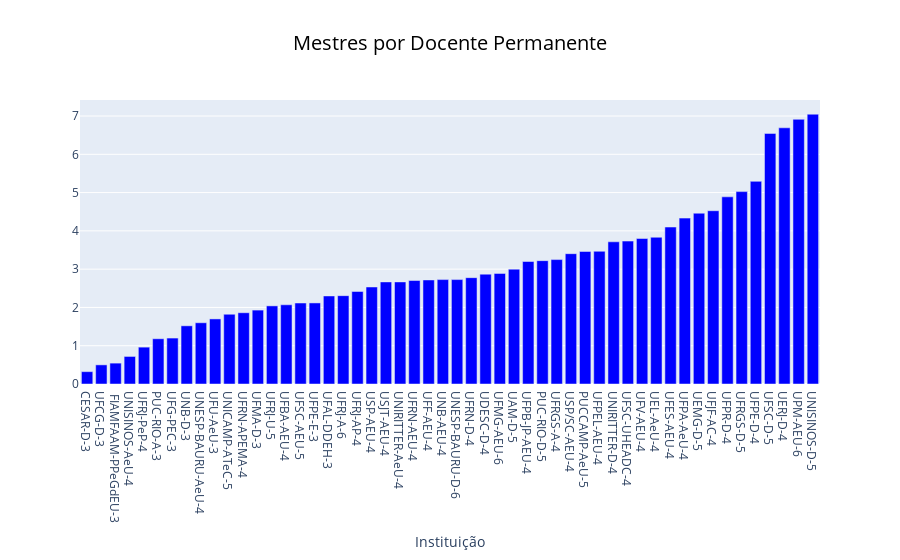

Write notebook code for a chart like this one.
### Code cell
make_chart(mestres_permanente, 'Mestres por Docente Permanente')

### Figure 1 — Plotly figure (JSON) as saved in the notebook; plotly's stock layout.template omitted (floating-point values rounded to 4 significant figures)
{"data": [{"marker": {"color": "#0000FF"}, "type": "bar", "x": ["CESAR-D-3", "UFCG-D-3", " FIAMFAAM-PPeGdEU-3", "UNISINOS-AeU-4", "UFRJ-PeP-4", "PUC-RIO-A-3", "UFG-PEC-3", "UNB-D-3", "UNESP-BAURU-AeU-4", "UFU-AeU-3", "UNICAMP-ATeC-5", "UFRN-APEMA-4", "UFMA-D-3", "UFRJ-U-5", "UFBA-AEU-4", "UFSC-AEU-5", "UFPE-E-3", "UFAL-DDEH-3", "UFRJ-A-6", "UFRJ-AP-4", "USP-AEU-4", "USJT-AEU-4", "UNIRITTER-AeU-4", "UFRN-AEU-4", "UFF-AEU-4", "UNB-AEU-4", "UNESP-BAURU-D-6", "UFRN-D-4", "UDESC-D-4", "UFMG-AEU-6", "UAM-D-5", "UFPB-JP-AEU-4", "PUC-RIO-D-5", "UFRGS-A-4", "USP/SC-AEU-4", "PUCCAMP-AeU-5", "UFPEL-AEU-4", "UNIRITTER-D-4", "UFSC-UHEADC-4", "UFV-AEU-4", "UEL-AeU-4", "UFES-AEU-4", "UFPA-AeU-4", "UEMG-D-5", "UFJF-AC-4", "UFPR-D-4", "UFRGS-D-5", "UFPE-D-4", "UFSC-D-5", "UERJ-D-4", "UPM-AEU-6", "UNISINOS-D-5"], "y": [0.3226, 0.5, 0.5455, 0.72, 0.963, 1.182, 1.2, 1.52, 1.6, 1.7, 1.822, 1.862, 1.931, 2.041, 2.069, 2.116, 2.118, 2.3, 2.308, 2.417, 2.534, 2.667, 2.667, 2.703, 2.718, 2.727, 2.727, 2.778, 2.87, 2.889, 3, 3.2, 3.222, 3.25, 3.404, 3.462, 3.467, 3.714, 3.733, 3.8, 3.833, 4.1, 4.333, 4.462, 4.526, 4.889, 5.026, 5.294, 6.545, 6.692, 6.914, 7.048]}], "layout": {"barmode": "stack", "title": {"font": {"color": "#000000", "size": 20}, "text": "Mestres por Docente Permanente", "x": 0.5, "xanchor": "center"}, "xaxis": {"title": {"text": "Instituição"}}}}
